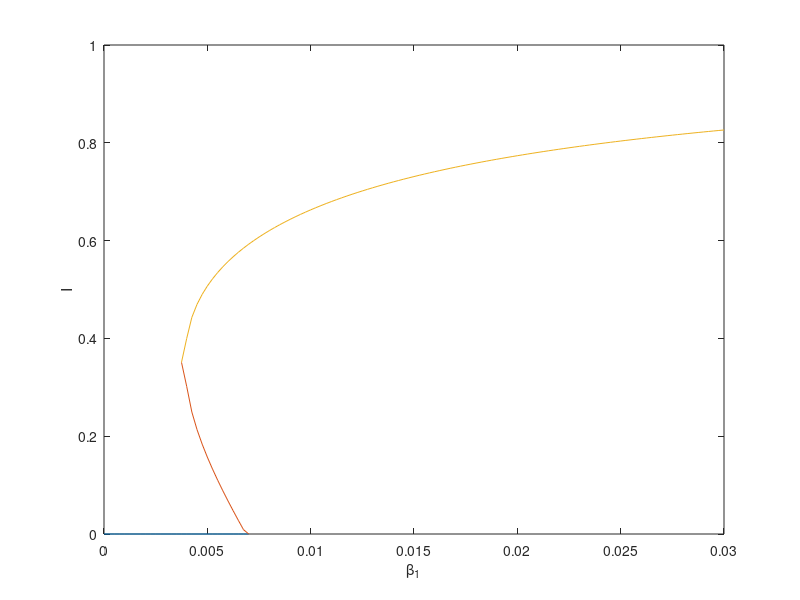

Write MATLAB code to recreate this figure.
clc;
clear;

load('Theta1_degree_date.mat');
load('Theta2_degree_date.mat');
load('Degree_Distribution.mat');
global beta1;

beta2=0.0625;%会影响（调β_2）β_2不会影响阈值，但是会影响出现双稳的点，所以通过调β_2直到出现双稳，再调β_1
gamma=0.15;%会影响阈值

Infect1=[];
Beta1=Beta11;%给定beta1要取的范围
for k=1:length(Beta1)
    beta1=Beta1(k);
    I=0;
    for i=1:length(uniqueDegree_1)
        for j=1:length(uniqueDegree_2)
            I = I + (Com_num(j,i)*(beta1*uniqueDegree_1(i)*Theta11(k)+2*beta1*uniqueDegree_2(j)*Theta21(k)+beta2*uniqueDegree_2(j)*Theta21(k)^2))/(beta1*uniqueDegree_1(i)*Theta11(k)+2*beta1*uniqueDegree_2(j)*Theta21(k)+beta2*uniqueDegree_2(j)*Theta21(k)^2+gamma);
        end
    end
    Infect1(k) = I;
end
plot(Beta11',Infect1);
hold on;
%%
Infect2=[];
Beta1=Beta12;%给定beta1要取的范围
for k=1:length(Beta1)
    beta1=Beta1(k);
    I=0;
    for i=1:length(uniqueDegree_1)
        for j=1:length(uniqueDegree_2)
            I = I + (Com_num(j,i)*(beta1*uniqueDegree_1(i)*Theta12(k)+2*beta1*uniqueDegree_2(j)*Theta22(k)+beta2*uniqueDegree_2(j)*Theta22(k)^2))/(beta1*uniqueDegree_1(i)*Theta12(k)+2*beta1*uniqueDegree_2(j)*Theta22(k)+beta2*uniqueDegree_2(j)*Theta22(k)^2+gamma);
        end
    end
    Infect2(k) = I;
end
plot(Beta12',Infect2);
hold on;

%%
Infect3=[];
Beta1=Beta13;%给定beta1要取的范围
for k=1:length(Beta1)
    beta1=Beta1(k);
    I=0;
    for i=1:length(uniqueDegree_1)
        for j=1:length(uniqueDegree_2)
            I = I + (Com_num(j,i)*(beta1*uniqueDegree_1(i)*Theta13(k)+2*beta1*uniqueDegree_2(j)*Theta23(k)+beta2*uniqueDegree_2(j)*Theta23(k)^2))/(beta1*uniqueDegree_1(i)*Theta13(k)+2*beta1*uniqueDegree_2(j)*Theta23(k)+beta2*uniqueDegree_2(j)*Theta23(k)^2+gamma);
        end
    end
    Infect3(k) = I;
end

plot(Beta13',Infect3);

xlabel('\beta_1');
ylabel('I');